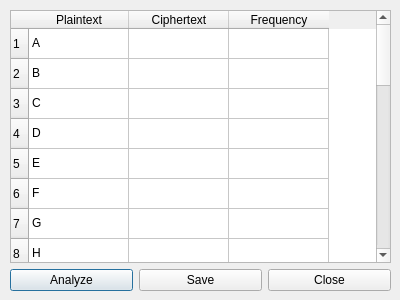
<?xml version="1.0" encoding="UTF-8"?>
<ui version="4.0">
 <class>Dialog</class>
 <widget class="QDialog" name="Dialog">
  <property name="geometry">
   <rect>
    <x>0</x>
    <y>0</y>
    <width>400</width>
    <height>300</height>
   </rect>
  </property>
  <property name="minimumSize">
   <size>
    <width>400</width>
    <height>300</height>
   </size>
  </property>
  <property name="maximumSize">
   <size>
    <width>400</width>
    <height>300</height>
   </size>
  </property>
  <property name="windowTitle">
   <string>Letter Frequency</string>
  </property>
  <widget class="QWidget" name="verticalLayoutWidget">
   <property name="geometry">
    <rect>
     <x>10</x>
     <y>10</y>
     <width>381</width>
     <height>281</height>
    </rect>
   </property>
   <layout class="QVBoxLayout" name="verticalLayout">
    <item>
     <widget class="QTableWidget" name="freqTable">
      <row>
       <property name="text">
        <string>1</string>
       </property>
      </row>
      <row>
       <property name="text">
        <string>2</string>
       </property>
      </row>
      <row>
       <property name="text">
        <string>3</string>
       </property>
      </row>
      <row>
       <property name="text">
        <string>4</string>
       </property>
      </row>
      <row>
       <property name="text">
        <string>5</string>
       </property>
      </row>
      <row>
       <property name="text">
        <string>6</string>
       </property>
      </row>
      <row>
       <property name="text">
        <string>7</string>
       </property>
      </row>
      <row>
       <property name="text">
        <string>8</string>
       </property>
      </row>
      <row>
       <property name="text">
        <string>9</string>
       </property>
      </row>
      <row>
       <property name="text">
        <string>10</string>
       </property>
      </row>
      <row>
       <property name="text">
        <string>11</string>
       </property>
      </row>
      <row>
       <property name="text">
        <string>12</string>
       </property>
      </row>
      <row>
       <property name="text">
        <string>13</string>
       </property>
      </row>
      <row>
       <property name="text">
        <string>14</string>
       </property>
      </row>
      <row>
       <property name="text">
        <string>15</string>
       </property>
      </row>
      <row>
       <property name="text">
        <string>16</string>
       </property>
      </row>
      <row>
       <property name="text">
        <string>17</string>
       </property>
      </row>
      <row>
       <property name="text">
        <string>18</string>
       </property>
      </row>
      <row>
       <property name="text">
        <string>19</string>
       </property>
      </row>
      <row>
       <property name="text">
        <string>20</string>
       </property>
      </row>
      <row>
       <property name="text">
        <string>21</string>
       </property>
      </row>
      <row>
       <property name="text">
        <string>22</string>
       </property>
      </row>
      <row>
       <property name="text">
        <string>23</string>
       </property>
      </row>
      <row>
       <property name="text">
        <string>24</string>
       </property>
      </row>
      <row>
       <property name="text">
        <string>25</string>
       </property>
      </row>
      <row>
       <property name="text">
        <string>26</string>
       </property>
      </row>
      <column>
       <property name="text">
        <string>Plaintext</string>
       </property>
      </column>
      <column>
       <property name="text">
        <string>Ciphertext</string>
       </property>
      </column>
      <column>
       <property name="text">
        <string>Frequency</string>
       </property>
      </column>
      <item row="0" column="0">
       <property name="text">
        <string>A</string>
       </property>
      </item>
      <item row="1" column="0">
       <property name="text">
        <string>B</string>
       </property>
      </item>
      <item row="2" column="0">
       <property name="text">
        <string>C</string>
       </property>
      </item>
      <item row="3" column="0">
       <property name="text">
        <string>D</string>
       </property>
      </item>
      <item row="4" column="0">
       <property name="text">
        <string>E</string>
       </property>
      </item>
      <item row="5" column="0">
       <property name="text">
        <string>F</string>
       </property>
      </item>
      <item row="6" column="0">
       <property name="text">
        <string>G</string>
       </property>
      </item>
      <item row="7" column="0">
       <property name="text">
        <string>H</string>
       </property>
      </item>
      <item row="8" column="0">
       <property name="text">
        <string>I</string>
       </property>
      </item>
      <item row="9" column="0">
       <property name="text">
        <string>J</string>
       </property>
      </item>
      <item row="10" column="0">
       <property name="text">
        <string>K</string>
       </property>
      </item>
      <item row="11" column="0">
       <property name="text">
        <string>L</string>
       </property>
      </item>
      <item row="12" column="0">
       <property name="text">
        <string>M</string>
       </property>
      </item>
      <item row="13" column="0">
       <property name="text">
        <string>N</string>
       </property>
      </item>
      <item row="14" column="0">
       <property name="text">
        <string>O</string>
       </property>
      </item>
      <item row="15" column="0">
       <property name="text">
        <string>P</string>
       </property>
      </item>
      <item row="16" column="0">
       <property name="text">
        <string>Q</string>
       </property>
      </item>
      <item row="17" column="0">
       <property name="text">
        <string>R</string>
       </property>
      </item>
      <item row="18" column="0">
       <property name="text">
        <string>S</string>
       </property>
      </item>
      <item row="19" column="0">
       <property name="text">
        <string>T</string>
       </property>
      </item>
      <item row="20" column="0">
       <property name="text">
        <string>U</string>
       </property>
      </item>
      <item row="21" column="0">
       <property name="text">
        <string>V</string>
       </property>
      </item>
      <item row="22" column="0">
       <property name="text">
        <string>W</string>
       </property>
      </item>
      <item row="23" column="0">
       <property name="text">
        <string>X</string>
       </property>
      </item>
      <item row="24" column="0">
       <property name="text">
        <string>Y</string>
       </property>
      </item>
      <item row="25" column="0">
       <property name="text">
        <string>Z</string>
       </property>
      </item>
     </widget>
    </item>
    <item>
     <layout class="QGridLayout" name="gridLayout">
      <property name="horizontalSpacing">
       <number>6</number>
      </property>
      <item row="0" column="0">
       <widget class="QPushButton" name="analyzeButton">
        <property name="text">
         <string>Analyze</string>
        </property>
       </widget>
      </item>
      <item row="0" column="1">
       <widget class="QPushButton" name="saveButton">
        <property name="text">
         <string>Save</string>
        </property>
       </widget>
      </item>
      <item row="0" column="2">
       <widget class="QPushButton" name="closeButton">
        <property name="text">
         <string>Close</string>
        </property>
       </widget>
      </item>
     </layout>
    </item>
   </layout>
  </widget>
 </widget>
 <resources/>
 <connections>
  <connection>
   <sender>closeButton</sender>
   <signal>clicked()</signal>
   <receiver>Dialog</receiver>
   <slot>reject()</slot>
   <hints>
    <hint type="sourcelabel">
     <x>357</x>
     <y>281</y>
    </hint>
    <hint type="destinationlabel">
     <x>199</x>
     <y>149</y>
    </hint>
   </hints>
  </connection>
 </connections>
</ui>
